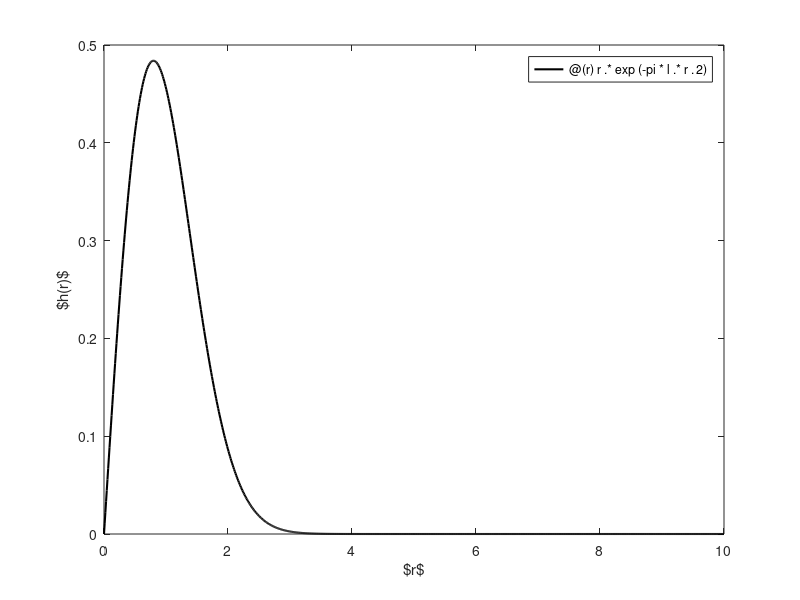

Source code (MATLAB): (Note: this script raises an error after producing the figure.)
 %% I1(x)图像
 clear;
 l = 0.25; % 用户分布（泊松）的密度
 t = 10;   % SINR门限
 T = 10^(t/10); % db2mag
 a = 4; % 路径损耗指数
 e = 1;  % FPC 功率控制因子 e\in [0,1]

 D1 =  @(x,u) 2*pi^2*l^2.*exp(-l*pi.*u)./(1+T^(-1).*u.^(-a*e/2).*x.^a);
 I1 = @(x) integral(@(u) D1(x,u), 0 ,x.^2,'ArrayValued',true);
 fplot(I1,[0,20]);

%%  h(r)图像
 h = @(r) r.*exp(-pi*l.*r.^2);
 fplot(h,[0,10],'k','LineWidth',1.5);
 ylim([0,0.5]);
 xlabel('$r$');
 ylabel('$h(r)$');

 
 %% 比较数值积分方法和解析法
 t = linspace(-10,10,7);
 pcN = arrayfun(@(t) UplinkPC_N(t,1,4),t);
 pcA = arrayfun(@(t) UplinkPC_A(t),t);
 pcS = simul(t,1,4);
 save pc1.mat pcN pcA pcS;
 figure;
 h1 = plot(t, pcN,'o',t,pcA,'-',t,pcS,'-.');
 set(h1,'linewidth',2,'markersize',6);
 legend(h1,'数值积分','解析','仿真');
 xlabel('SINR');
 ylabel('覆盖率');
 
 %% 计算不同路径损耗指数下的覆盖率
 t = linspace(-10,10,7);
 pcN1 = arrayfun(@(t) UplinkPC_N(t,1,4),t);
 pcN2 = arrayfun(@(t) UplinkPC_N(t,1,6),t);
 save pcn.mat pcN1 pcN2
 figure;
 plot(t, pcN1,'o-'...
     ,t,pcN2,'d-');
 
 %% 比较不同sir下的计算时间l=1/4
 t = linspace(-10,10,7);
 nn = length(t);
 e = 0.5;
 a = 4;
 time1 = zeros(1,nn);
 time2 = zeros(1,nn);
 for i = 1:nn
     f1 = @() UplinkPC_N(t(i),e,a);
     time1(i) = timeit(f1);
     f2 = @() UplinkPC_N2(t(i),e,a);
     time2(i) = timeit(f2);
 end
save timel1.mat time1 time2
figure;
bar(t,[time1; time2]);
xlabel('SINR(dB)');
ylabel('计算时间（s)');
legend('有限数值积分','无穷数值积分');

 %% 比较不同sir下的计算时间 l=1e-5
 t = linspace(-10,10,7);
 nn = length(t);
 e = 0.5;
 a = 4;
 time3 = zeros(1,nn);
 time4 = zeros(1,nn);
 for i = 1:nn
     f1 = @() UplinkPC_N(t(i),e,a,1e-6);
     time3(i) = timeit(f1);
     f2 = @() UplinkPC_N2(t(i),e,a,1e-6);
     time4(i) = timeit(f2);
 end
save timel2.mat time3 time4
figure;bar(t,[time3; time4]);
xlabel('SINR(dB)');
ylabel('计算时间（s)');
legend('有限数值积分','无穷数值积分');